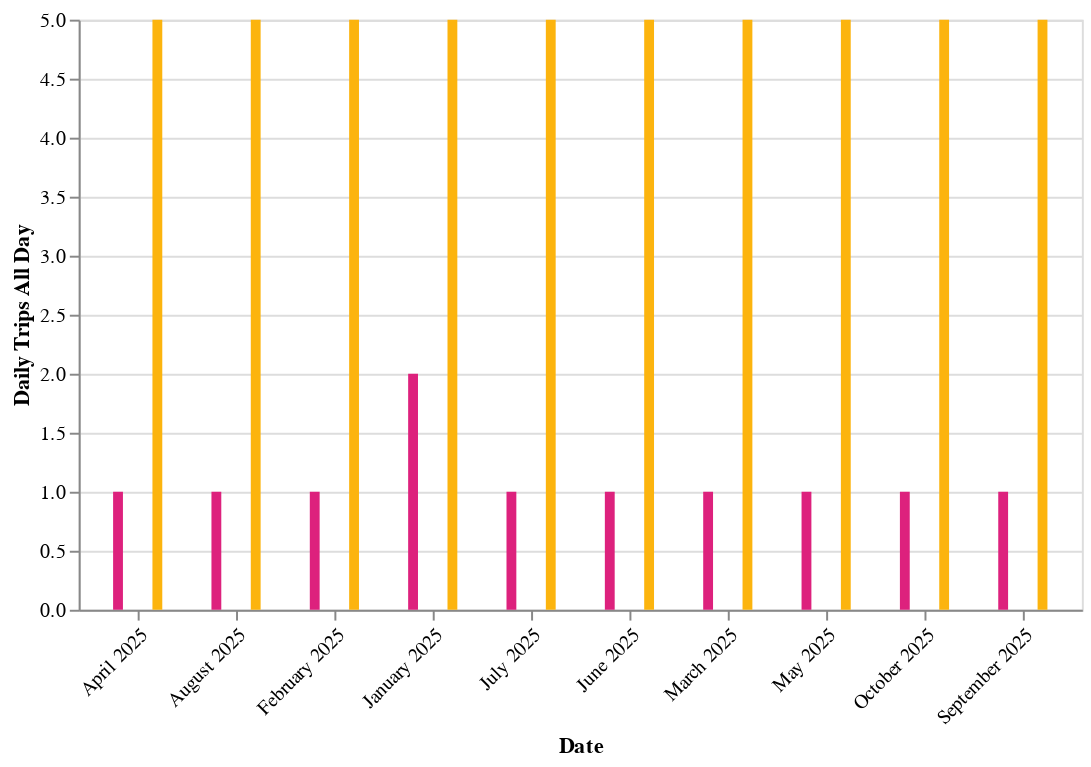

The code cell stored with this chart in its notebook:
### Code cell
_report_operator_visuals.grouped_bar_chart(
    subset_df,
    x_col="Date",
    y_col="Daily Trips All Day",
    color_col="Direction:N",
    color_scheme=[*n_scheduled_dict.colors],
    tooltip_cols=n_scheduled_tooltip,
    date_format="",
    offset_col="Direction:N",
).add_params(xcol_param).transform_filter(xcol_param)

### Figure 1 — Vega-Lite specification as saved in the notebook (floating-point values rounded to 4 significant figures; data arrays with more than 128 entries replaced by an {"elided": "..."} marker saying what was removed)
{"config": {"view": {"continuousWidth": 300, "continuousHeight": 300}}, "data": {"name": "data-81ced66d2fe6e036e6bf2e389eef3ea2"}, "mark": {"type": "bar", "size": 5}, "encoding": {"color": {"field": "Direction", "legend": null, "scale": {"range": ["#dd217d", "#fcb40e", "#ccbb44", "#5b8efd"]}, "title": "Direction:N", "type": "nominal"}, "tooltip": [{"field": "Date", "type": "nominal"}, {"field": "Route", "type": "nominal"}, {"field": "Direction", "type": "quantitative"}, {"field": "Daily Trips All Day", "type": "quantitative"}, {"field": "Daily Trips Peak", "type": "quantitative"}], "x": {"axis": {"format": "", "labelAngle": -45}, "field": "Date", "title": "Date", "type": "nominal"}, "xOffset": {"field": "Direction", "title": "Direction:N", "type": "nominal"}, "y": {"field": "Daily Trips All Day", "title": "Daily Trips All Day", "type": "quantitative"}}, "params": [{"name": "param_1", "select": {"type": "point", "fields": ["Route"]}, "bind": {"input": "select", "options": ["FBUS__FBUS MARKET & WHARVES BUS", "NBUS__NBUS JUDAH BUS", "714__714 BART EARLY BIRD", "TBUS__TBUS THIRD BUS", "KBUS__KBUS INGLESIDE BUS", "1X__1X CALIFORNIA EXPRESS", "30X__30X MARINA EXPRESS", "91__91 3RD-19TH AVE OWL", "LBUS__LBUS TARAVAL BUS", "90__90 SAN BRUNO OWL", "NOWL__NOWL OWL JUDAH", "1__GGPS Golden Gate Park Shuttle", "GGPS__GGPS Golden Gate Park Shuttle", "36__36 TERESITA", "LOWL__LOWL OWL TARAVAL", "35__35 EUREKA", "58__58 LAKE MERCED", "37__37 CORBETT", "66__66 QUINTARA", "23__23 MONTEREY", "52__52 EXCELSIOR", "54__54 FELTON", "2__2 SUTTER", "39__39 COIT", "18__18 46TH AVENUE", "67__67 BERNAL HEIGHTS", "56__56 RUTLAND", "57__57 PARKMERCED", "6__6 HAYES-PARNASSUS", "21__21 HAYES", "55__55 DOGPATCH", "6__6 HAIGHT-PARNASSUS", "33__33 ASHBURY-18TH ST", "25__25 TREASURE ISLAND", "31__31 BALBOA", "J__J CHURCH", "19__19 POLK", "27__27 BRYANT", "8BX__8BX BAYSHORE B EXPRESS", "43__43 MASONIC", "48__48 QUINTARA-24TH STREET", "9__9 SAN BRUNO", "7__7 HAIGHT-NORIEGA", "F__F MARKET & WHARVES", "9R__9R SAN BRUNO RAPID", "CA__CA CALIFORNIA STREET CABLE CAR", "28__28 19TH AVENUE", "8AX__8AX BAYSHORE A EXPRESS", "15__15 BAYVIEW HUNTERS POINT EXPRESS", "K__K INGLESIDE", "M__M OCEAN VIEW", "L__L TARAVAL", "12__12 FOLSOM-PACIFIC", "8__8 BAYSHORE", "KLM__KLM MUNI METRO SHUTTLE", "5__5 FULTON", "44__44 O'SHAUGHNESSY", "29__29 SUNSET", "N__N JUDAH", "PM__PM POWELL-MASON CABLE CAR", "28R__28R 19TH AVENUE RAPID", "5R__5R FULTON RAPID", "24__24 DIVISADERO", "T__T THIRD", "45__45 UNION-STOCKTON", "30__30 STOCKTON", "38__38 GEARY", "PH__PH POWELL-HYDE CABLE CAR", "14R__14R MISSION RAPID", "14__14 MISSION", "49__49 VAN NESS-MISSION", "38R__38R GEARY RAPID", "22__22 FILLMORE", "1__1 CALIFORNIA"], "name": "Routes: "}, "value": "FBUS__FBUS MARKET & WHARVES BUS"}], "transform": [{"filter": {"param": "param_1"}}], "$schema": "https://vega.github.io/schema/vega-lite/v5.20.1.json", "datasets": {"data-81ced66d2fe6e036e6bf2e389eef3ea2": {"elided": "1409 records"}}}
